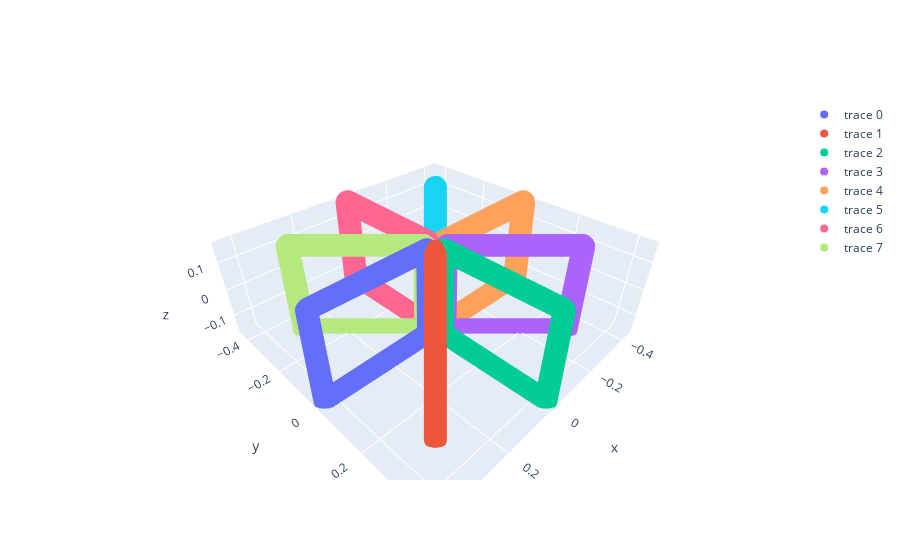

The notebook cell saved with this chart:
### Code cell
layout = go.Layout(
            scene=dict(
                aspectmode='data'
            ))
fig = go.Figure(layout=layout)

for i in ordereddata: 
    x, y, z, _= i.T
    fig.add_trace(go.Scatter3d(x=x, y=y, z=z, line=dict(width=0)))
    
fig.show()

### Figure 1 — Plotly figure (JSON) as saved in the notebook; plotly's stock layout.template omitted (floating-point values rounded to 4 significant figures; data arrays with more than 128 entries replaced by an {"elided": "..."} marker saying what was removed)
{"data": [{"line": {"width": 0}, "type": "scatter3d", "x": {"elided": "397 float values"}, "y": {"elided": "397 int values"}, "z": {"elided": "397 float values"}}, {"line": {"width": 0}, "type": "scatter3d", "x": {"elided": "397 float values"}, "y": {"elided": "397 float values"}, "z": {"elided": "397 float values"}}, {"line": {"width": 0}, "type": "scatter3d", "x": {"elided": "397 int values"}, "y": {"elided": "397 float values"}, "z": {"elided": "397 float values"}}, {"line": {"width": 0}, "type": "scatter3d", "x": {"elided": "397 float values"}, "y": {"elided": "397 float values"}, "z": {"elided": "397 float values"}}, {"line": {"width": 0}, "type": "scatter3d", "x": {"elided": "397 float values"}, "y": {"elided": "397 int values"}, "z": {"elided": "397 float values"}}, {"line": {"width": 0}, "type": "scatter3d", "x": {"elided": "397 float values"}, "y": {"elided": "397 float values"}, "z": {"elided": "397 float values"}}, {"line": {"width": 0}, "type": "scatter3d", "x": {"elided": "397 int values"}, "y": {"elided": "397 float values"}, "z": {"elided": "397 float values"}}, {"line": {"width": 0}, "type": "scatter3d", "x": {"elided": "397 float values"}, "y": {"elided": "397 float values"}, "z": {"elided": "397 float values"}}], "layout": {"scene": {"aspectmode": "data"}}}
